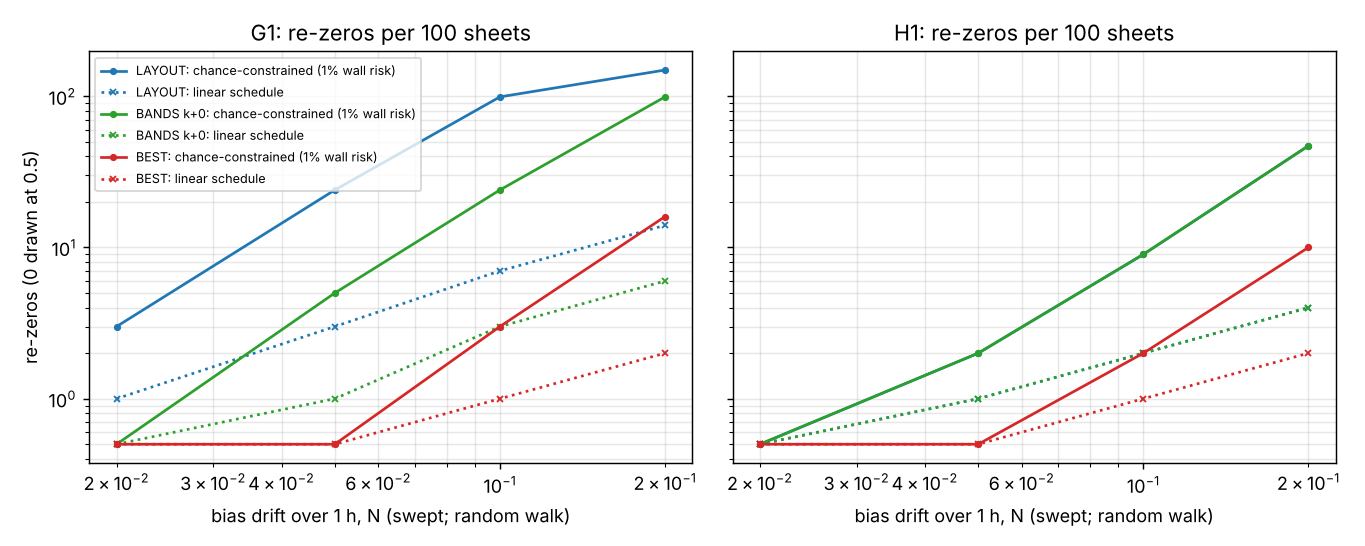

This figure's Python source:
"""Figure for milestone 73: python experiments/m73_randomwalk/figure.py (reads results.json).

Re-zeros per 100 sheets against the hour's drift magnitude D1, under a random-walk bias: the linear schedule
(which fails the wall) against the calibrated chance-constrained one, per pose plan; G1 left, H1 right."""
import json
import os

import matplotlib
matplotlib.use("Agg")
import matplotlib.pyplot as plt  # noqa: E402

HERE = os.path.dirname(os.path.abspath(__file__))
R = json.load(open(os.path.join(HERE, "results.json")))
PLANS = (("LAYOUT", "C0"), ("BANDS k+0", "C2"), ("BEST", "C3"))
fig, axes = plt.subplots(1, 2, figsize=(10.5, 4.2), sharey=True)
for ax, n in zip(axes, ("g1", "h1")):
    for plan, col in PLANS:
        d1 = R["d1"]
        cal = [max(R["rows"][f"{n}|{plan}|RW|{d}"]["CAL"][0], 0.5) for d in d1]
        lin = [max(R["rows"][f"{n}|{plan}|RW|{d}"]["LINS"][0], 0.5) for d in d1]
        ax.plot(d1, cal, color=col, marker="o", ms=3, label=f"{plan}: chance-constrained (1% wall risk)")
        ax.plot(d1, lin, color=col, ls=":", marker="x", ms=3, label=f"{plan}: linear schedule")
    ax.set_xscale("log")
    ax.set_yscale("log")
    ax.set_xlabel("bias drift over 1 h, N (swept; random walk)")
    ax.set_title(f"{n.upper()}: re-zeros per 100 sheets")
    ax.grid(alpha=0.3, which="both")
axes[0].set_ylabel("re-zeros (0 drawn at 0.5)")
axes[0].legend(fontsize=7)
fig.tight_layout()
fig.savefig(os.path.join(HERE, "figure.png"), dpi=130)
